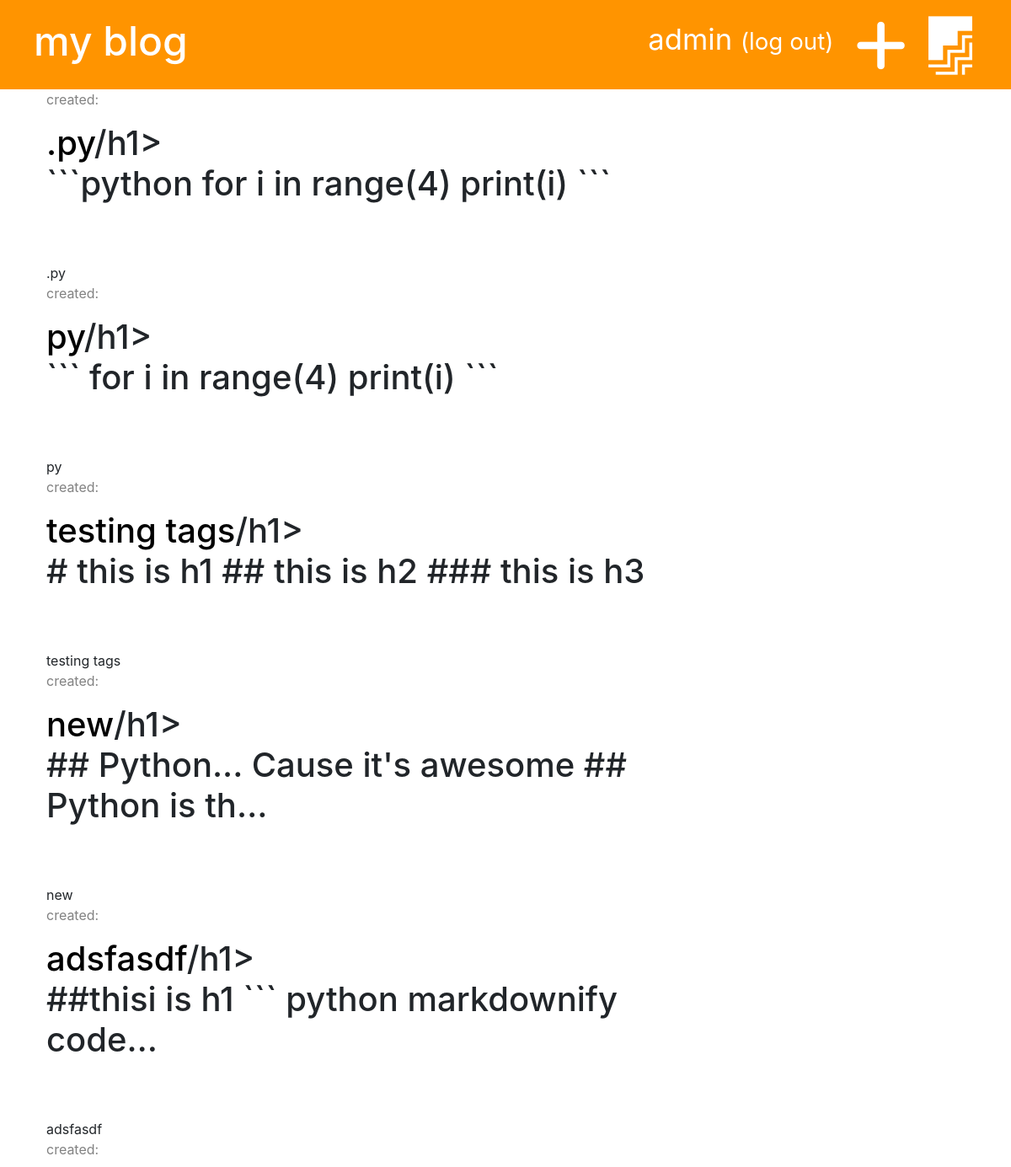
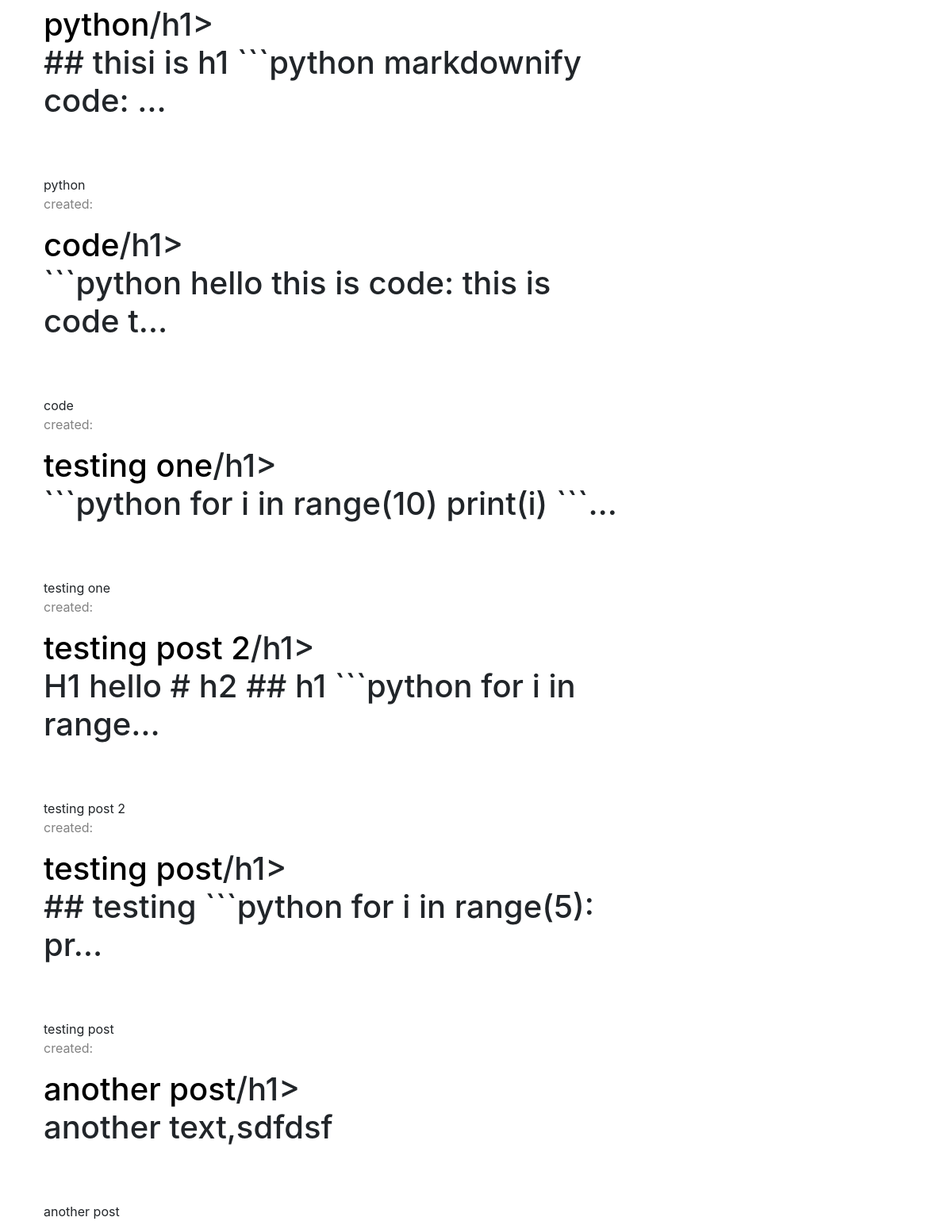
Page /drafts/ (signed in) on the committed database (2 pictures, top to bottom).
### blog/models.py (models this page shows, shortened)
class Post(models.Model):
    author = models.ForeignKey('auth.User', on_delete=models.CASCADE)
    title = models.CharField(max_length=250)
    text = models.TextField()
    created_date = models.DateTimeField(default=timezone.now)
    published_date = models.DateTimeField(blank=True, null=True)
    def __str__(self):
        return self.title

### blog/views.py (the view)
# urls.py: path('drafts/', views.post_draft_list, name='post_draft_list'),
@login_required
def post_draft_list(request):
    posts = Post.objects.filter(published_date__isnull=True).order_by("-created_date")
    stuff_for_frontend = {'posts': posts}
    return render(request, 'blog/post_draft_list.html', stuff_for_frontend)

### blog/templates/blog/post_draft_list.html (shortened to what this page needs)
{% extends "base.html" %}
{% block content %}
  {% for post in posts %}
    <div class="post">
      <p class="date">created: {{ post.date_created|date:'d-m-Y' }}</p>
      <h1><a href="{% url 'blog:post_detail' post.id %}">{{ post.title }}</a>/h1>
      <p>{{ post.text|truncatechars:50}}</p>
    </div>
    {{ post }}
  {% endfor %}
{% endblock %}

### templates/base.html (shortened to what this page needs)
{% load static %}
<!DOCTYPE html>
<html lang="en">
<head>
    <link rel="stylesheet" href="https://stackpath.bootstrapcdn.com/bootstrap/4.4.1/css/bootstrap.min.css"
 />
    <link rel="stylesheet" href="{% static 'base.css' %}">
    <link href="{% static 'fontawesome_free/css/all.min.css' %}" rel="stylesheet" type="text/css">
</head>
<body>
    <div class="page-header">
        {% if user.is_authenticated %}
        <a href="{% url 'blog:post_draft_list' %}" class="top-menu"><i class="fab fa-firstdraft fa-2x"></i></a>
        <a href="{% url 'blog:post_new' %}" class="top-menu"><i class="fas fa-plus fa-2x"></i></a>
        <p class="top-menu">{{ user.username }} <small><a style="color: white;" href="{% url 'logout' %}">(log out)</a></small></p>
        {% else %}
        <a href="{% url 'blog:post_new' %}" class="top-menu"><i class="fas fa-sign-in-alt fa-2x"></i></a>
        {% endif %}
        <h1><a href="{% url 'blog:post_list' %}">my blog</a></h1>
    </div>
    <div class="content container">
        <div class="row">
            <div class="col-md-8">
                {% block content %}
                {% endblock %}
            </div>
        </div>
    </div>
</body>
</html>

### blog/static/base.css (style rules this page uses)
.page-header { background-color: #ff9400; margin-top: 0; padding: 20px 20px 20px 40px; }
.page-header h1, .page-header h1 a { color: #ffffff; font-size: 36pt; text-decoration: none; }
.content { margin-left: 40px; }
.date { color: #828282 }
.post { margin-bottom: 70px; }
.post h1 a { color: #000000; }
.top-menu { color: #ffffff; float : right; font-size: 26pt; margin-right: 26px; }

### rows in the picture
Post: title ".py", text "```python for i in range(4) print(i) ```"
Post: title "py", text "``` for i in range(4) print(i) ```"
Post: title "testing tags", text "# this is h1 ## this is h2 ### this is h3"
Post: title "new", text "## Python... Cause it's awesome ## Python is th…"
Post: title "adsfasdf", text "##thisi is h1 ``` python markdownify code…"
Post: title "python", text "## thisi is h1 ```python markdownify code: …"
Post: title "code", text "```python hello this is code: this is code t…"
Post: title "testing one", text "```python for i in range(10) print(i) ```…"
Post: title "testing post 2", text "H1 hello # h2 ## h1 ```python for i in range…"
Post: title "testing post", text "## testing ```python for i in range(5): pr…"
Post: title "another post", text "another text,sdfdsf"

### other values in the picture
{{ user.username }} "admin"
